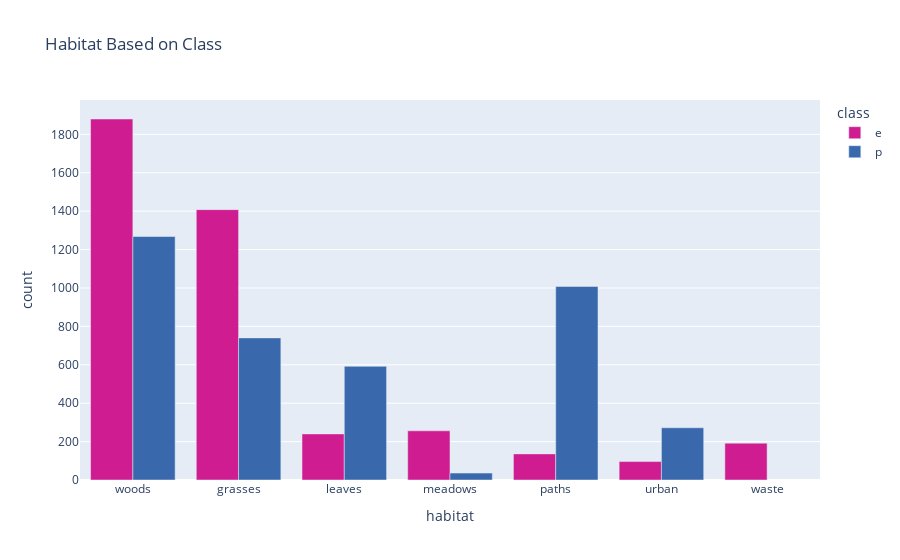

Notebook code for this chart:
### Markdown cell above
Poisonous: Similarly we can say that if a mushroom cap - color is red, yellow, pink, or buff then it most likely a poisonous one!

Edible: it is most likely edible if the cap-color is brown, grey or white.

### Code cell
# bar chart on habitat seperated by class
new_df = grouped_count_df('habitat')

fig = px.bar(new_df,x='habitat',y='count',color='class',color_discrete_sequence = ['rgb(207,28,144)','rgb(57,105,172)'],
              barmode='group', title = 'Habitat Based on Class')

fig.update_layout(
        xaxis = dict(
        tickmode = 'array',
        tickvals = ['d','g','l','m','p','u','w'],         
        ticktext = ['woods','grasses','leaves','meadows','paths','urban','waste']
   )
 )

fig.show()

### Figure 1 — Plotly figure (JSON) as saved in the notebook; plotly's stock layout.template omitted (floating-point values rounded to 4 significant figures)
{"data": [{"alignmentgroup": "True", "hovertemplate": "class=e<br>habitat=%{x}<br>count=%{y}<extra></extra>", "legendgroup": "e", "marker": {"color": "rgb(207,28,144)", "pattern": {"shape": ""}}, "name": "e", "offsetgroup": "e", "orientation": "v", "showlegend": true, "textposition": "auto", "type": "bar", "x": ["d", "g", "l", "m", "p", "u", "w"], "xaxis": "x", "y": [1880, 1408, 240, 256, 136, 96, 192], "yaxis": "y"}, {"alignmentgroup": "True", "hovertemplate": "class=p<br>habitat=%{x}<br>count=%{y}<extra></extra>", "legendgroup": "p", "marker": {"color": "rgb(57,105,172)", "pattern": {"shape": ""}}, "name": "p", "offsetgroup": "p", "orientation": "v", "showlegend": true, "textposition": "auto", "type": "bar", "x": ["d", "g", "l", "m", "p", "u"], "xaxis": "x", "y": [1268, 740, 592, 36, 1008, 272], "yaxis": "y"}], "layout": {"autosize": true, "barmode": "group", "legend": {"title": {"text": "class"}, "tracegroupgap": 0}, "title": {"text": "Habitat Based on Class"}, "xaxis": {"anchor": "y", "autorange": true, "domain": [0, 1], "range": [-0.5, 6.5], "tickmode": "array", "ticktext": ["woods", "grasses", "leaves", "meadows", "paths", "urban", "waste"], "tickvals": ["d", "g", "l", "m", "p", "u", "w"], "title": {"text": "habitat"}, "type": "category"}, "yaxis": {"anchor": "x", "autorange": true, "domain": [0, 1], "range": [0, 1979.0], "title": {"text": "count"}, "type": "linear"}}}
